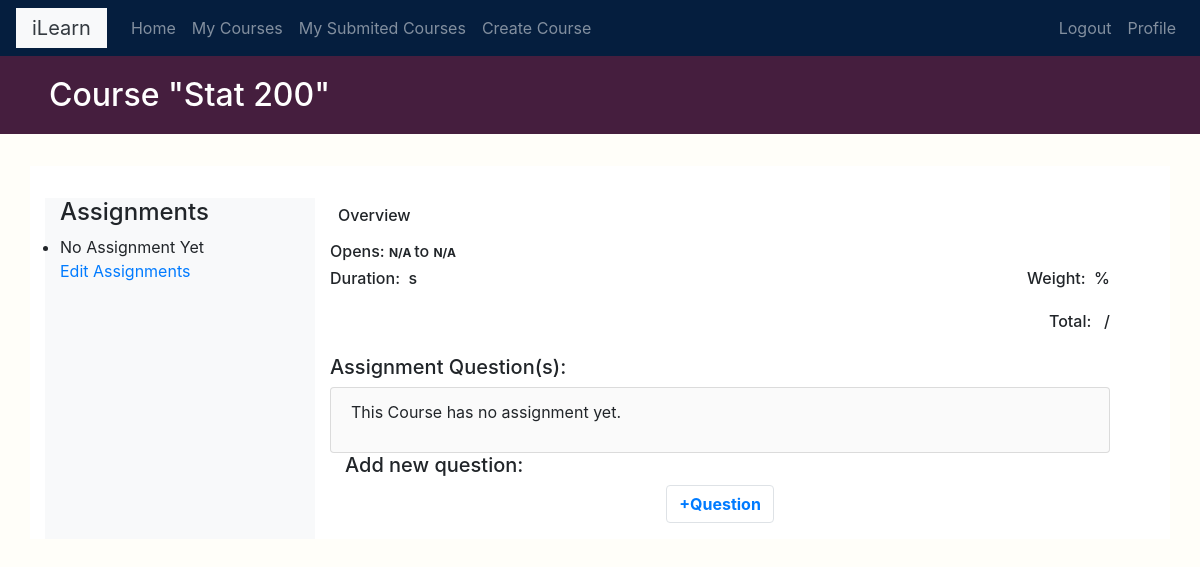
Page /course/3/assignments/ (signed in) on the earlier database version.
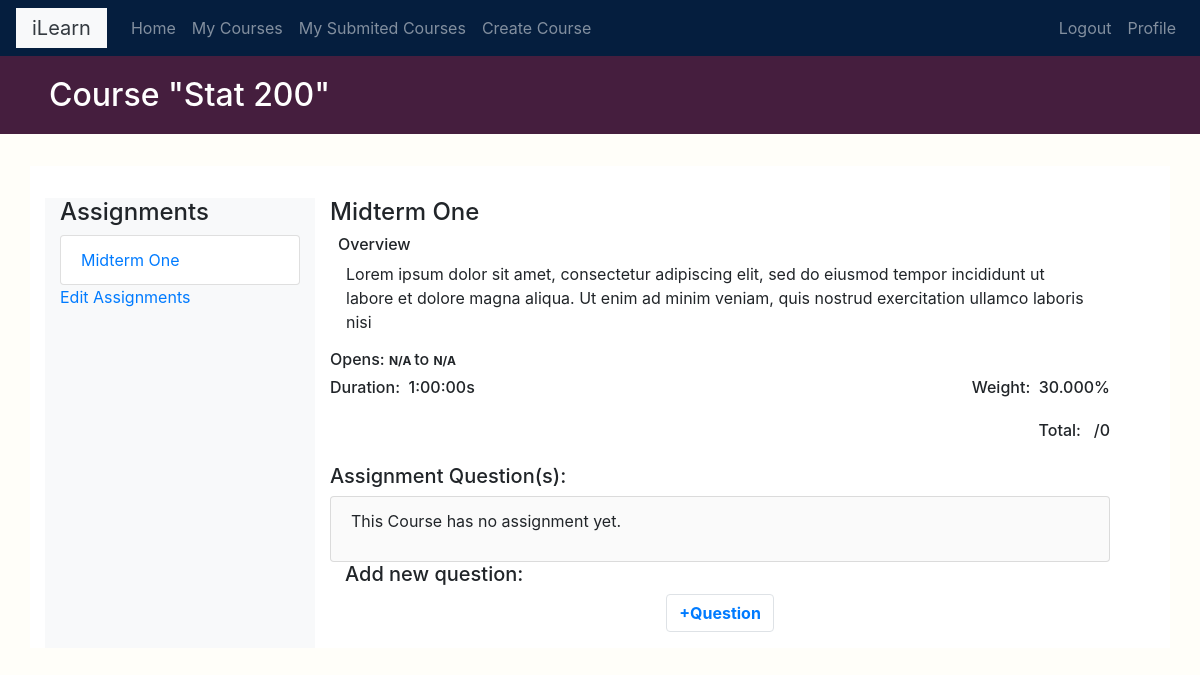
Same page on the later database version.
### assignments/models.py (models this page shows, shortened)
class Assignment(models.Model):
    title = models.CharField(max_length=200)
    overview = models.TextField(max_length=200)
    slug = models.SlugField(max_length=200,unique=True)
    created = models.DateTimeField(auto_now_add=True)
    weight = models.DecimalField(max_digits=5, decimal_places=3)
    course = models.ForeignKey(Course,related_name='assignments', on_delete=models.CASCADE)
    opens = models.DateTimeField(blank=True,null=True,help_text='YYYY-MM-DD HH:MM:SS')
    closes = models.DateTimeField(blank=True,null=True,help_text='YYYY-MM-DD HH:MM:SS')
    time_limit = models.DurationField(default=datetime.timedelta(days=0,hours=1, minutes=0),help_text='hh:mm:ss')
    attempts = models.ManyToManyField(
        Enrollment,
        through='Attempt'
    )
    def get_total(self):
        return sum([i.total_point() for i in self.assignment_questions.all()])

### assignments/views.py (the view, shortened to what this page needs)
# urls.py: path('',CourseAssignmentListDetailView.as_view(),name='course_assignment_question_list'),
class CourseAssignmentListDetailView(CourseAssignmentManageMixins,TemplateResponseMixin,View):
    template_name = 'assignments/course/assignment_list_detail.html'
    def get(self,request,course_id=None,assignment_id=None,question_id=None,*args,**kwargs):
        if not self.assignment:
            self.assignment = self.course.assignments.first()
        return self.render_to_response({"enrollment":self.enrollment,'assignment':self.assignment,'course':self.course})

### assignments/views.py (called while the page is built)
    def dispatch(self,request,course_id=None,assignment_id=None,question_id=None,*args,**kwargs):
        self.course = get_object_or_404(Course,pk=course_id)
        if assignment_id:
            self.assignment = get_object_or_404(Assignment,pk=assignment_id)
        if question_id:
            self.question = get_object_or_404(Question,pk=question_id,assignment=self.assignment)
        return super().dispatch(request,course_id=None,assignment_id=None,question_id=None,*args,**kwargs)

### courses/templatetags/course.py (called while the page is built)
@register.filter
def is_instructor(obj):
    try:
        if obj.is_superuser or obj.instructor:
            return True
        else:
            return False
    except:
        return None

### assignments/templates/assignments/course/assignment_list_detail.html (shortened to what the changed rows need)
{% extends "base.html" %}
{% load course %}
{% block page_title %}
  <h2 class="m-1">Course "{{ course.title }}"</h2>
{% endblock %}
{% block content %}
  <br>
  <div class="container row my-2">
    <div class="contents col-md-3 col-xs-12 bg-light">
      <ul id='modules' class="list-group list-unstyle">
        {% for asn in course.assignments.all %}
          <li data-id="{{ asn.id }}"  id="{{ asn.id }}" class="{% if asn == assignment %}selected{% endif %} list-group-item">
            <a href="{% url 'courses:assignments:course_a_assignment_question_list' course.id asn.id %}">
              {{ asn.title }}
            </a>
          </li>
        {% empty %}
          <li>No Assignment Yet</li>
        {% endfor %}
      </ul>
    </div>
    <div class="module col-md-9 col-xs-12">
      <h4>{{ assignment.title }}</h4>
      <div class="">
        <div class="px-2">
          <h6>Overview</h6>
          <p class="px-2">
            {{ assignment.overview }}
          </p>
        </div>
        <div class="row">
            <h6 class="col-sm-6 text-left">
              <p>Duration:&nbsp;&nbsp;{{assignment.time_limit}}s</p>
            </h6>
            <h6 class="col-sm-6 text-right">
              <p>Weight:&nbsp;&nbsp;{{assignment.weight}}%</p>
            </h6>
            <h6 class="col-sm-12 text-right">
              <p>Total:&nbsp;&nbsp;&nbsp;/{{assignment.get_total}}</p>
            </h6>
        </div>
      </div>
      <p class="h5 text">Assignment Question(s):</p>
      <div id="module-contents">
        <ul class="list-group">
        </ul>
      </div>
      <div class="container ">
        <p class="h5 text">Add new question:</p>
        <ul class="text-center list-inline content-types">
        </ul>
      </div>
    </div>
  </div>
{% endblock %}

Differences in the rows shown:
added Assignment: title "Midterm One", overview "Lorem ipsum dolor sit amet, consectetur adipiscing elit, sed do eiusmod tempor incididunt ut labore et dolore magna aliqua. Ut enim ad minim veniam, quis nostrud exercitation ullamco laboris nisi", time_limit "1:00:00", weight "30.000", get_total "0"
Other differences:
text no longer shown: "No Assignment Yet"
